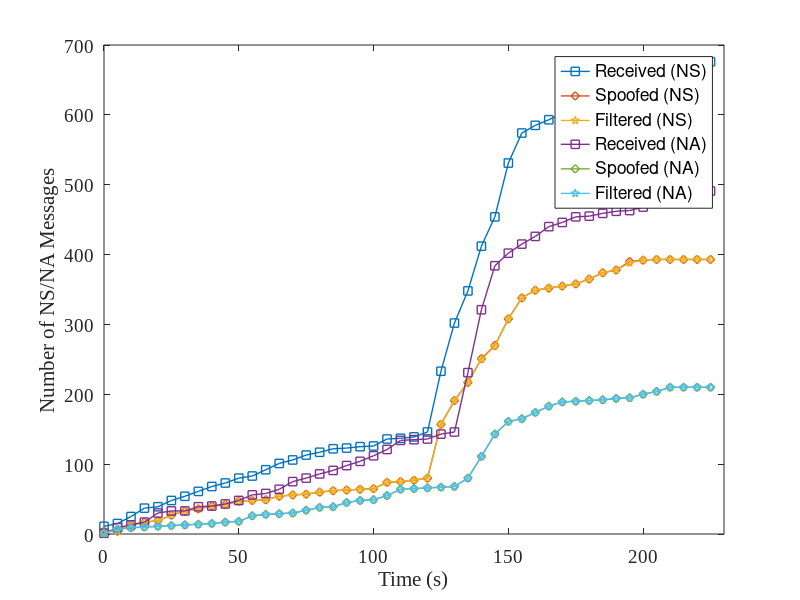

Recreate this plot in MATLAB.
ns_recv= [11, 15, 25, 37, 39, 48, 54, 61, 68, 73, 80, 83, 92, 101, 106, 113, ...
    117, 122, 123, 125, 126, 136, 137, 139, 146, 233, 302, 348, 412, 454, 531, ...
    574, 585, 593, 602, 606, 613, 625, 632, 644, 649, 652, 655, 662, 670, 676]
ns_send = [4, 4, 13, 17, 19, 27, 33, 36, 40, 42, 47, 48, 49, 54, 56, 57, 60, ...
    62, 63, 64, 65, 74, 75, 77, 80, 157, 191, 217, 251, 270, 308, 338, 349, ...
    352, 355, 358, 365, 374, 378, 390, 392, 393, 393, 393, 393, 393]
ns_filter = [3, 4, 13, 17, 19, 27, 33, 36, 40, 42, 47, 48, 49, 54, 56, 57, ...
    60, 62, 63, 64, 65, 74, 75, 77, 80, 157, 191, 217, 250, 269, 308, 338, ...
    349, 352, 355, 358, 365, 374, 378, 388, 392, 393, 393, 393, 393, 393]

time = 0:5:229

na_recv = [1, 9, 13, 17, 30, 33, 33, 39, 40, 43, 48, 56, 58, 64, 75, 80, 86, ...
    91, 98, 104, 112, 121, 134, 135, 136, 143, 146, 231, 321, 384, 402, 415, ...
    426, 440, 446, 454, 455, 459, 462, 463, 468, 476, 491, 491, 491, 491]
na_send = [1, 7, 9, 10, 11, 12, 13, 14, 15, 17, 18, 26, 28, 29, 30, 34, 38, ...
    39, 45, 48, 49, 55, 64, 65, 66, 67, 68, 80, 111, 143, 161, 165, 174, ...
    183, 189, 190, 191, 192, 194, 195, 200, 204, 210, 210, 210, 210]
na_filter = [1, 7, 9, 10, 11, 12, 13, 14, 15, 17, 18, 26, 28, 29, 30, 34, 38, ...
    39, 45, 48, 49, 55, 64, 65, 66, 67, 68, 80, 111, 143, 161, 165, 174, ...
    183, 189, 190, 191, 192, 194, 195, 200, 204, 210, 210, 210, 210]

%plot(time, ns_recv,time, ns_send, time, ns_filter)
plot(time, ns_recv,'-s','LineWidth',1)
hold on
plot(time, ns_send,'-d','LineWidth',1)
plot(time, ns_filter,'-p','LineWidth',1)
plot(time, na_recv,'-s','LineWidth',1)
plot(time, na_send,'-d','LineWidth',1)
plot(time, na_filter,'-p','LineWidth',1)

axis([0,230,0,700])
set(gca, 'FontName', 'Times New Roman', 'FontSize', 14)
xlabel('Time (s)');
ylabel('Number of NS/NA Messages');
legend('Received (NS)', 'Spoofed (NS)', 'Filtered (NS)', 'Received (NA)', 'Spoofed (NA)', 'Filtered (NA)');